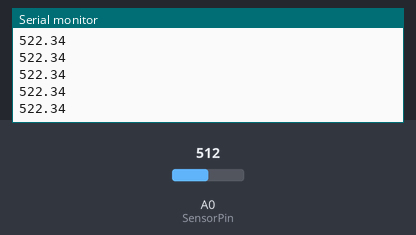
This sketch was run on a simulated Arduino Uno, built with avr-gcc and run on an emulated ATmega328P. On the bench: the last lines printed to the serial monitor. The test bench sets the inputs (shaded band); at power-on: A0 (SensorPin) = 512.

Above: at 1.2 s.
1.3 s: A0 (SensorPin) set to 716
At 1.54 s:
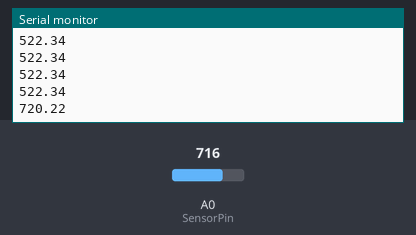
2.8 s: A0 (SensorPin) set to 900
At 2.83 s:
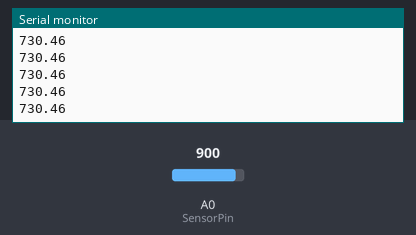
Timing chart, 0 to 5.8 s (numbered marks = the images above; inputs shaded):
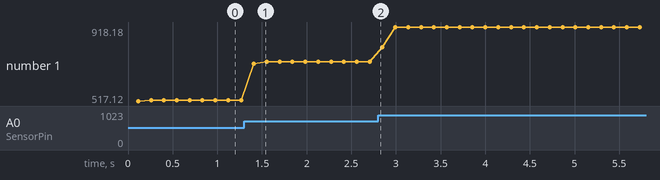

Measured:
- after the input at 1.3 s, the serial monitor: prints a new line after 0.11 s (image 1)
- plotted number 1: 522.34 → 730.46 after the input at 1.3 s, 730.46 → 918.18 after the input at 2.8 s

The sketch:

SoilMoistureMeasurement.ino
```cpp
// original source: Saeed Hosseini @ Electropeak
// changed by Aubrey Ashton
// last change: 4/13/2020

int SensorPin = A0;
float SoilMoisture = 0;

void setup() {
 Serial.begin(9600);
}


void loop() {
// in the loop below, 100 samples are taken with 1ms of delay between each sample and added to the variable named SoilMoisture
  for (int i = 0; i <= 100; i++)
 {
   SoilMoisture = SoilMoisture + analogRead(SensorPin);
   delay(1);
 }

 // the average of the SoilMoisture readings is taken by dividing the variable by the number of samples (100)
 SoilMoisture = SoilMoisture/100.0;

 Serial.println(SoilMoisture); //the reading is printed to the Serial Monitor
 delay(30); // delay 30ms
}
```
